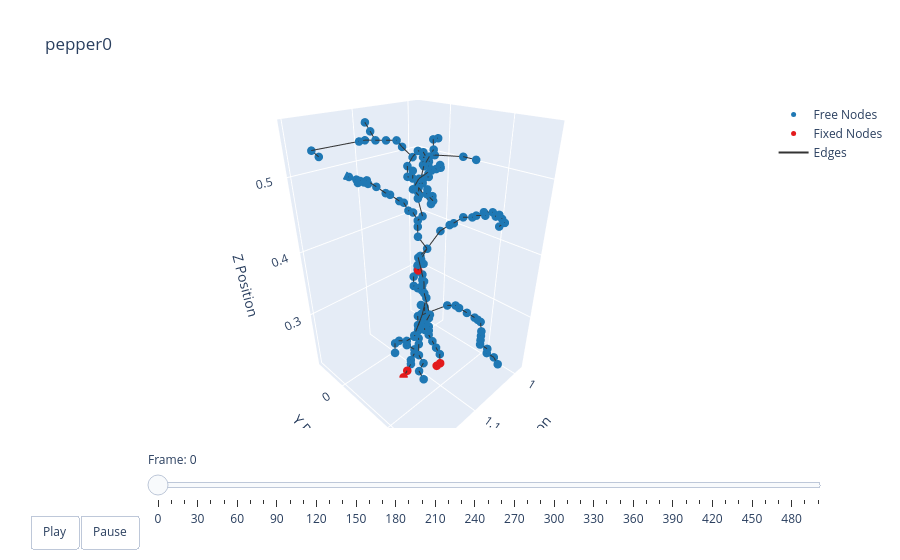

Notebook source saved alongside this figure:
### Markdown cell above
### Plotting

### Code cell
t = np.arange(robot.sim_params.total_time, step=robot.sim_params.dt)
options = dismech.AnimationOptions(title=plant_name, plot_step=robot.sim_params.plot_step)

fig = dismech.get_interactive_animation_plotly(robot, t, qs , options)
fig.show()

### Figure 1 — Plotly figure (JSON) as saved in the notebook; plotly's stock layout.template omitted (floating-point values rounded to 4 significant figures; data arrays with more than 128 entries replaced by an {"elided": "..."} marker saying what was removed)
{"data": [{"marker": {"color": "#1f78b4", "size": 5}, "mode": "markers", "name": "Free Nodes", "type": "scatter3d", "x": {"elided": "170 float values"}, "y": {"elided": "170 float values"}, "z": {"elided": "170 float values"}}, {"marker": {"color": "#e31a1c", "size": 5}, "mode": "markers", "name": "Fixed Nodes", "type": "scatter3d", "x": [1.128, 1.12, 1.072, 1.08, 1.12], "y": [0.05033, 0.05033, 0.07433, 0.07433, 0.07433], "z": [0.2049, 0.2129, 0.2129, 0.2129, 0.3969]}, {"line": {"color": "#333333", "width": 2}, "mode": "lines", "name": "Edges", "type": "scatter3d", "x": {"elided": "522 float values"}, "y": {"elided": "522 float values"}, "z": {"elided": "522 float values"}}, {"color": "rgba(166, 206, 227, 0.7)", "i": [], "j": [], "k": [], "name": "Faces", "opacity": 0.7, "showscale": false, "type": "mesh3d", "x": {"elided": "175 float values"}, "y": {"elided": "175 float values"}, "z": {"elided": "175 float values"}}], "layout": {"scene": {"camera": {"eye": {"x": 1.225, "y": 1.225, "z": 1.0}}, "xaxis": {"range": [0.9796, 1.205], "title": {"text": "X Position"}}, "yaxis": {"range": [-0.06163, 0.1626], "title": {"text": "Y Position"}}, "zaxis": {"range": [0.2049, 0.5649], "title": {"text": "Z Position"}}}, "sliders": [{"currentvalue": {"prefix": "Frame: "}, "steps": [{"args": [["0"], {"frame": {"duration": 50, "redraw": true}, "mode": "immediate"}], "label": "0", "method": "animate"}, {"args": [["1"], {"frame": {"duration": 50, "redraw": true}, "mode": "immediate"}], "label": "10", "method": "animate"}, {"args": [["2"], {"frame": {"duration": 50, "redraw": true}, "mode": "immediate"}], "label": "20", "method": "animate"}, {"args": [["3"], {"frame": {"duration": 50, "redraw": true}, "mode": "immediate"}], "label": "30", "method": "animate"}, {"args": [["4"], {"frame": {"duration": 50, "redraw": true}, "mode": "immediate"}], "label": "40", "method": "animate"}, {"args": [["5"], {"frame": {"duration": 50, "redraw": true}, "mode": "immediate"}], "label": "50", "method": "animate"}, {"args": [["6"], {"frame": {"duration": 50, "redraw": true}, "mode": "immediate"}], "label": "60", "method": "animate"}, {"args": [["7"], {"frame": {"duration": 50, "redraw": true}, "mode": "immediate"}], "label": "70", "method": "animate"}, {"args": [["8"], {"frame": {"duration": 50, "redraw": true}, "mode": "immediate"}], "label": "80", "method": "animate"}, {"args": [["9"], {"frame": {"duration": 50, "redraw": true}, "mode": "immediate"}], "label": "90", "method": "animate"}, {"args": [["10"], {"frame": {"duration": 50, "redraw": true}, "mode": "immediate"}], "label": "100", "method": "animate"}, {"args": [["11"], {"frame": {"duration": 50, "redraw": true}, "mode": "immediate"}], "label": "110", "method": "animate"}, {"args": [["12"], {"frame": {"duration": 50, "redraw": true}, "mode": "immediate"}], "label": "120", "method": "animate"}, {"args": [["13"], {"frame": {"duration": 50, "redraw": true}, "mode": "immediate"}], "label": "130", "method": "animate"}, {"args": [["14"], {"frame": {"duration": 50, "redraw": true}, "mode": "immediate"}], "label": "140", "method": "animate"}, {"args": [["15"], {"frame": {"duration": 50, "redraw": true}, "mode": "immediate"}], "label": "150", "method": "animate"}, {"args": [["16"], {"frame": {"duration": 50, "redraw": true}, "mode": "immediate"}], "label": "160", "method": "animate"}, {"args": [["17"], {"frame": {"duration": 50, "redraw": true}, "mode": "immediate"}], "label": "170", "method": "animate"}, {"args": [["18"], {"frame": {"duration": 50, "redraw": true}, "mode": "immediate"}], "label": "180", "method": "animate"}, {"args": [["19"], {"frame": {"duration": 50, "redraw": true}, "mode": "immediate"}], "label": "190", "method": "animate"}, {"args": [["20"], {"frame": {"duration": 50, "redraw": true}, "mode": "immediate"}], "label": "200", "method": "animate"}, {"args": [["21"], {"frame": {"duration": 50, "redraw": true}, "mode": "immediate"}], "label": "210", "method": "animate"}, {"args": [["22"], {"frame": {"duration": 50, "redraw": true}, "mode": "immediate"}], "label": "220", "method": "animate"}, {"args": [["23"], {"frame": {"duration": 50, "redraw": true}, "mode": "immediate"}], "label": "230", "method": "animate"}, {"args": [["24"], {"frame": {"duration": 50, "redraw": true}, "mode": "immediate"}], "label": "240", "method": "animate"}, {"args": [["25"], {"frame": {"duration": 50, "redraw": true}, "mode": "immediate"}], "label": "250", "method": "animate"}, {"args": [["26"], {"frame": {"duration": 50, "redraw": true}, "mode": "immediate"}], "label": "260", "method": "animate"}, {"args": [["27"], {"frame": {"duration": 50, "redraw": true}, "mode": "immediate"}], "label": "270", "method": "animate"}, {"args": [["28"], {"frame": {"duration": 50, "redraw": true}, "mode": "immediate"}], "label": "280", "method": "animate"}, {"args": [["29"], {"frame": {"duration": 50, "redraw": true}, "mode": "immediate"}], "label": "290", "method": "animate"}, {"args": [["30"], {"frame": {"duration": 50, "redraw": true}, "mode": "immediate"}], "label": "300", "method": "animate"}, {"args": [["31"], {"frame": {"duration": 50, "redraw": true}, "mode": "immediate"}], "label": "310", "method": "animate"}, {"args": [["32"], {"frame": {"duration": 50, "redraw": true}, "mode": "immediate"}], "label": "320", "method": "animate"}, {"args": [["33"], {"frame": {"duration": 50, "redraw": true}, "mode": "immediate"}], "label": "330", "method": "animate"}, {"args": [["34"], {"frame": {"duration": 50, "redraw": true}, "mode": "immediate"}], "label": "340", "method": "animate"}, {"args": [["35"], {"frame": {"duration": 50, "redraw": true}, "mode": "immediate"}], "label": "350", "method": "animate"}, {"args": [["36"], {"frame": {"duration": 50, "redraw": true}, "mode": "immediate"}], "label": "360", "method": "animate"}, {"args": [["37"], {"frame": {"duration": 50, "redraw": true}, "mode": "immediate"}], "label": "370", "method": "animate"}, {"args": [["38"], {"frame": {"duration": 50, "redraw": true}, "mode": "immediate"}], "label": "380", "method": "animate"}, {"args": [["39"], {"frame": {"duration": 50, "redraw": true}, "mode": "immediate"}], "label": "390", "method": "animate"}, {"args": [["40"], {"frame": {"duration": 50, "redraw": true}, "mode": "immediate"}], "label": "400", "method": "animate"}, {"args": [["41"], {"frame": {"duration": 50, "redraw": true}, "mode": "immediate"}], "label": "410", "method": "animate"}, {"args": [["42"], {"frame": {"duration": 50, "redraw": true}, "mode": "immediate"}], "label": "420", "method": "animate"}, {"args": [["43"], {"frame": {"duration": 50, "redraw": true}, "mode": "immediate"}], "label": "430", "method": "animate"}, {"args": [["44"], {"frame": {"duration": 50, "redraw": true}, "mode": "immediate"}], "label": "440", "method": "animate"}, {"args": [["45"], {"frame": {"duration": 50, "redraw": true}, "mode": "immediate"}], "label": "450", "method": "animate"}, {"args": [["46"], {"frame": {"duration": 50, "redraw": true}, "mode": "immediate"}], "label": "460", "method": "animate"}, {"args": [["47"], {"frame": {"duration": 50, "redraw": true}, "mode": "immediate"}], "label": "470", "method": "animate"}, {"args": [["48"], {"frame": {"duration": 50, "redraw": true}, "mode": "immediate"}], "label": "480", "method": "animate"}, {"args": [["49"], {"frame": {"duration": 50, "redraw": true}, "mode": "immediate"}], "label": "490", "method": "animate"}, {"args": [["50"], {"frame": {"duration": 50, "redraw": true}, "mode": "immediate"}], "label": "499", "method": "animate"}], "transition": {"duration": 0}, "x": 0.1, "y": 0}], "title": {"text": "pepper0"}, "updatemenus": [{"buttons": [{"args": [null, {"frame": {"duration": 50, "redraw": true}, "fromcurrent": true}], "label": "Play", "method": "animate"}, {"args": [[null], {"frame": {"duration": 0, "redraw": true}, "mode": "immediate"}], "label": "Pause", "method": "animate"}], "direction": "left", "pad": {"r": 10, "t": 87}, "showactive": false, "type": "buttons", "x": 0.1, "xanchor": "right", "y": 0, "yanchor": "top"}]}}
